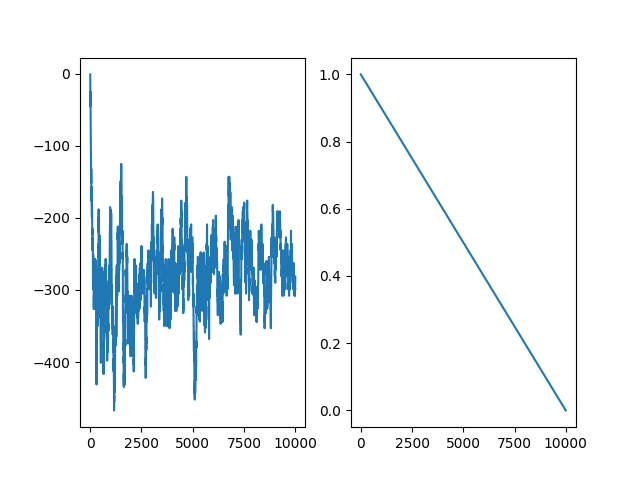

Write the Python code that produced this figure.
import gymnasium as gym
import numpy as np
import matplotlib.pyplot as plt
from collections import deque
import random
import torch
from torch import nn
import torch.nn.functional as F

env = gym.make("Taxi-v3")

alpha = 0.9
gamma = 0.95
epsilon = 1.0
epsilon_decay = 0.9995
min_epsilon = 0.01
num_episodes = 10000
max_steps = 100


class DQN(nn.Module):
    def __init__(self, in_states, h1_nodes, out_actions):
        super().__init__()

        self.fc1 = nn.Linear(in_states, h1_nodes)
        self.out = nn.Linear(h1_nodes, out_actions)

    def forward(self, x):
        x = F.relu(self.fc1(x))
        x = self.out(x)
        return x


class ReplayMemory:
    def __init__(self, maxlen):
        self.memory = deque([], maxlen=maxlen)

    def append(self, transition):
        self.memory.append(transition)

    def sample(self, sample_size):
        return random.sample(self.memory, sample_size)

    def __len__(self):
        return len(self.memory)


class TaxiGameDQL:
    learning_rate = 0.01
    discount_factor = 0.9
    network_sync_rate = 10
    replay_memory_size = 1000
    mini_batch_size = 32

    loss_fn = nn.MSELoss()
    optimizer = None

    ACTIONS = ["Down", "Up", "Right", "Left", "Pickup", "Dropoff"]

    def train(self, num_episodes, render=False):
        env = gym.make("Taxi-v3", render_mode="human" if render else None)

        num_states = env.observation_space.n
        num_actions = env.action_space.n

        epsilon = 1
        memory = ReplayMemory(self.replay_memory_size)

        policy_dqn = DQN(
            in_states=num_states, h1_nodes=num_states * 2, out_actions=num_actions
        )
        target_dqn = DQN(
            in_states=num_states, h1_nodes=num_states * 2, out_actions=num_actions
        )

        target_dqn.load_state_dict(policy_dqn.state_dict())

        print("Policy (random, before training):")
        self.print_dqn(policy_dqn)

        self.optimizer = torch.optim.Adam(
            policy_dqn.parameters(), lr=self.learning_rate
        )

        reward_history = []
        epsilon_history = []
        step_count = 0

        for episode in range(num_episodes):
            print(episode)
            state = env.reset()[0]
            terminated = False
            truncated = False
            reward = 0

            while not terminated and not truncated:
                action = None
                if random.random() < epsilon:
                    action = env.action_space.sample()
                else:
                    with torch.no_grad():
                        action = (
                            policy_dqn(self.state_to_dqn_input(state, num_states))
                            .argmax()
                            .item()
                        )
                new_state, reward, terminated, truncated, _ = env.step(action)
                memory.append((state, action, new_state, reward, terminated))

                state = new_state
                step_count += 1

            reward_history.append(reward)

            epsilon = max(epsilon - 1 / num_episodes, 0)
            epsilon_history.append(epsilon)

            if len(memory) > self.mini_batch_size and np.sum(reward_history) > 0:
                mini_batch = memory.sample(self.mini_batch_size)
                self.optimize(mini_batch, policy_dqn, target_dqn)
                if step_count > self.network_sync_rate:
                    target_dqn.load_state_dict(policy_dqn.state_dict())
                    step_count = 0
        env.close()

        torch.save(policy_dqn.state_dict(), "taxi_game_dql.pt")

        plt.figure(1)

        sum_rewards = [
            np.sum(reward_history[max(0, i - 100) : i + 1]) for i in range(num_episodes)
        ]

        plt.subplot(121)
        plt.plot(sum_rewards)

        plt.subplot(122)
        plt.plot(epsilon_history)

        plt.savefig("taxi_game_dql.png")

    def optimize(self, mini_batch, policy_dqn, target_dqn):
        num_states = policy_dqn.fc1.in_features

        current_q_list = []
        target_q_list = []

        for state, action, new_state, reward, terminated in mini_batch:
            if terminated:
                target = torch.FloatTensor([reward])
            else:
                with torch.no_grad():
                    target = torch.FloatTensor(
                        reward
                        + self.discount_factor
                        * target_dqn(
                            self.state_to_dqn_input(new_state, num_states)
                        ).max()
                    )
            current_q = policy_dqn(self.state_to_dqn_input(state, num_states))
            current_q_list.append(current_q)

            target_q = target_dqn(self.state_to_dqn_input(state, num_states))
            target_q[action] = target
            target_q_list.append(target_q)

        loss = self.loss_fn(torch.stack(current_q_list), torch.stack(target_q_list))
        self.optimizer.zero_grad()
        loss.backward()
        self.optimizer.step()

    def state_to_dqn_input(self, state: int, num_states: int) -> torch.Tensor:
        input_tensor = torch.zeros(num_states)
        input_tensor[state] = 1
        return input_tensor

    def test(self, episodes, is_slippery=False):
        # Create FrozenLake instance
        env = gym.make(
            "Taxi-v3",
            render_mode="human",
        )
        num_states = env.observation_space.n
        num_actions = env.action_space.n

        policy_dqn = DQN(
            in_states=num_states, h1_nodes=num_states * 2, out_actions=num_actions
        )
        policy_dqn.load_state_dict(torch.load("taxi_game_dql.pt"))
        policy_dqn.eval()

        print("Policy (trained):")
        self.print_dqn(policy_dqn)

        for i in range(episodes):
            state = env.reset()[0]
            terminated = False
            truncated = False

            while not terminated and not truncated:
                with torch.no_grad():
                    action = (
                        policy_dqn(self.state_to_dqn_input(state, num_states))
                        .argmax()
                        .item()
                    )

                state, reward, terminated, truncated, _ = env.step(action)

        env.close()

    def print_dqn(self, dqn):
        num_states = dqn.fc1.in_features

        for s in range(num_states):
            q_values = ""
            for q in dqn(self.state_to_dqn_input(s, num_states)).tolist():
                q_values += "{:+.2f}".format(q) + " "
            q_values = q_values.rstrip()  # Remove space at the end

            best_action = self.ACTIONS[
                dqn(self.state_to_dqn_input(s, num_states)).argmax()
            ]

            print(f"{s:02},{best_action},[{q_values}]", end=" ")
            if (s + 1) % 4 == 0:
                print()


if __name__ == "__main__":

    taxi_game = TaxiGameDQL()
    taxi_game.train(10000)
    taxi_game.test(10)
